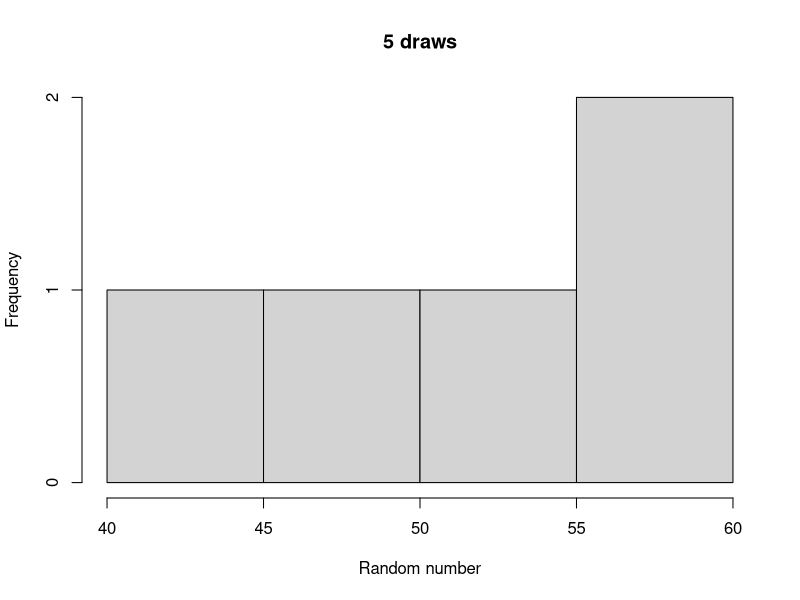
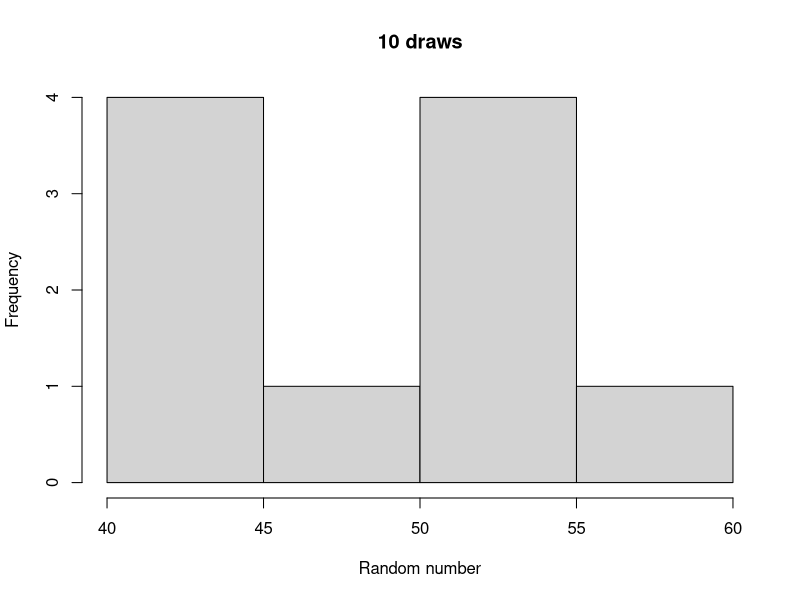
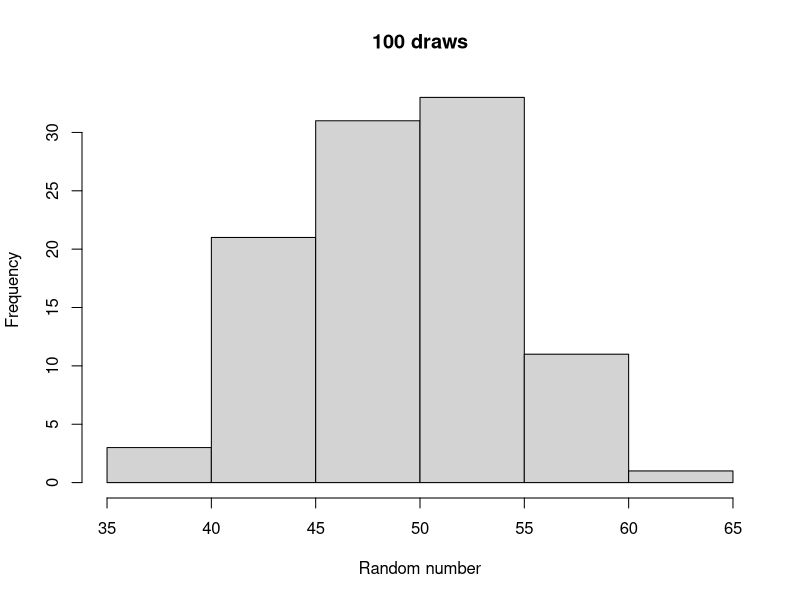
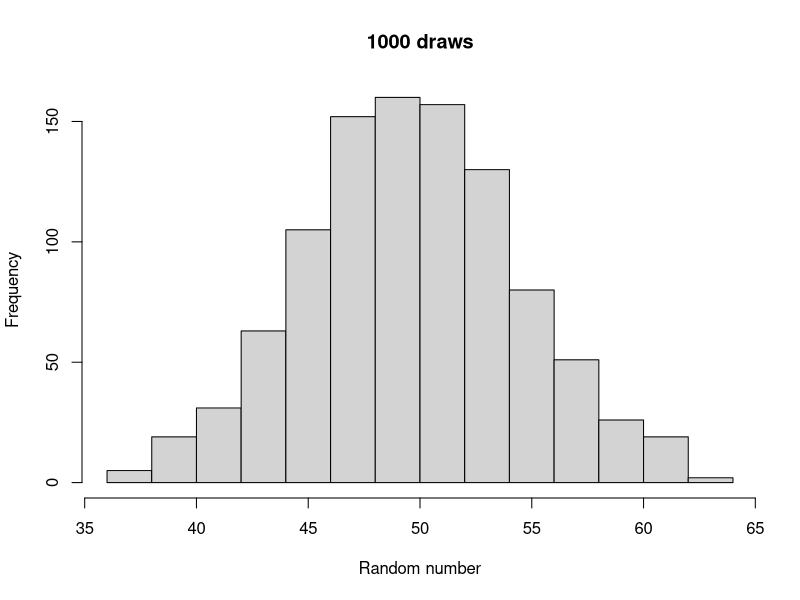
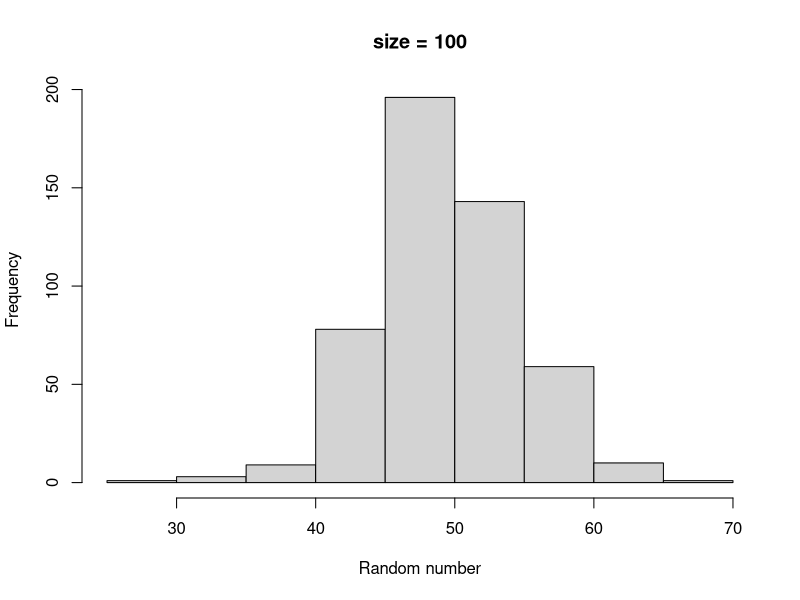
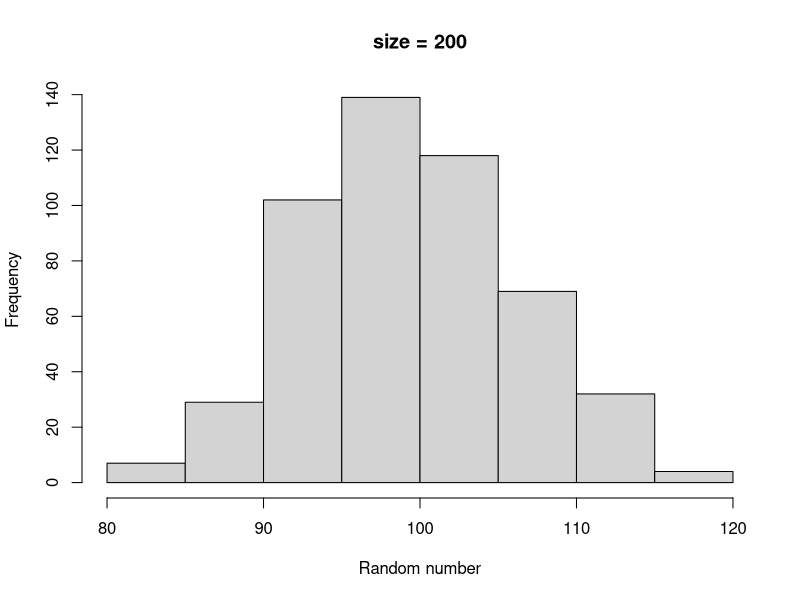
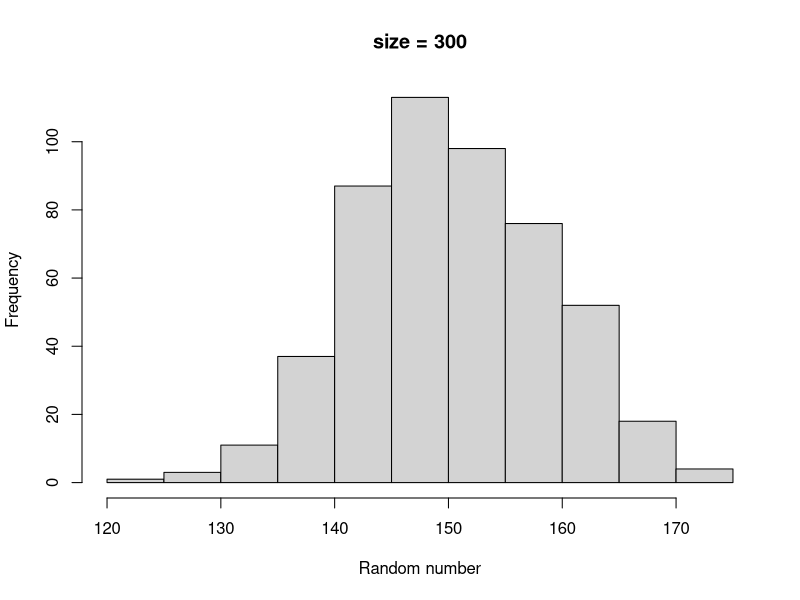
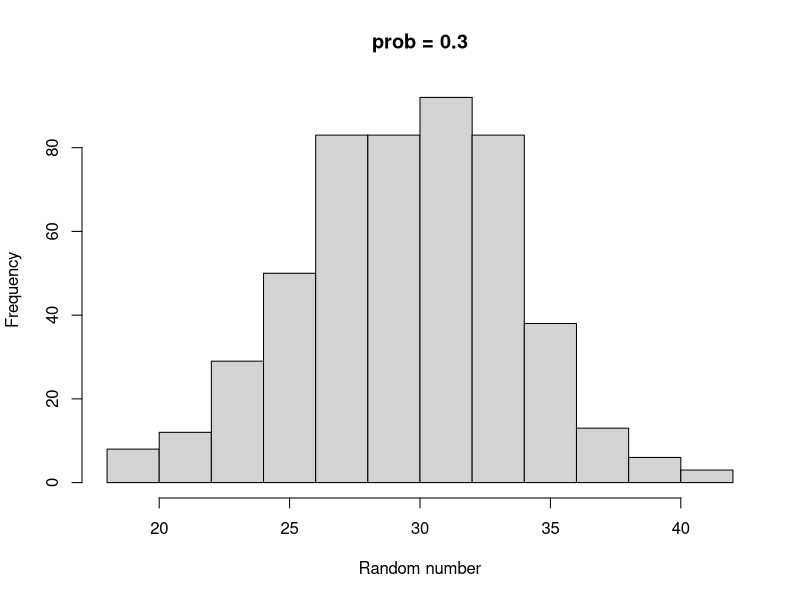

Recreate these plots in R, in order.
## ---- chunk 1
print("rbinom output:")
rbinom(10, size = 100, prob = 0.5)
print("rnorm output:")
rnorm(10)
## ---- chunk 2
#| layout-ncol: 2
#| layout-nrow: 2

b5 <- rbinom(n = 5, size = 100, prob = 0.5)
b50 <- rbinom(n = 10, size = 100, prob = 0.5)
b500 <- rbinom(n = 100, size = 100, prob = 0.5)
b5000 <- rbinom(n = 1000, size = 100, prob = 0.5)


hist(b5, main = "5 draws", xlab = "Random number")
hist(b50, main = "10 draws", xlab = "Random number")
hist(b500, main = "100 draws", xlab = "Random number")
hist(b5000, main = "1000 draws", xlab = "Random number")
## ---- chunk 3
#| layout-ncol: 3

b100 <- rbinom(500, size = 100, prob = 0.5)
b200 <- rbinom(500, size = 200, prob = 0.5)
b300 <- rbinom(500, size = 300, prob = 0.5)

hist(b100, main = "size = 100", xlab = "Random number")
hist(b200, main = "size = 200", xlab = "Random number")
hist(b300, main = "size = 300", xlab = "Random number")
## ---- chunk 4
#| layout-ncol: 3

b0.3 <- rbinom(500, size = 100, prob = 0.3)
b0.5 <- rbinom(500, size = 200, prob = 0.5)
b0.7 <- rbinom(500, size = 300, prob = 0.7)

hist(b0.3, main = "prob = 0.3", xlab = "Random number")
hist(b0.5, main = "prob = 0.5", xlab = "Random number")
hist(b0.7, main = "prob = 0.7", xlab = "Random number")
## ---- chunk 5
b <- rbinom(100, size = 100, prob = 0.5)
n <- rnorm(100, mean = 5)

mean(b)
mean(n)

## ---- chunk 6
b1 <- rbinom(100, size = 100, prob = 0.5)
b2 <- rbinom(100, size = 100, prob = 0.5)
b3 <- rbinom(100, size = 100, prob = 0.5)

mean(b1)
mean(b2)
mean(b3)
## ---- chunk 7
n10 <- rnorm(10, mean = 5)
n100 <- rnorm(100, mean = 5)
n1000 <- rnorm(1000, mean = 5)

mean(n10)
mean(n100)
mean(n1000)
## ---- chunk 8
n100 <- rnorm(100, mean = 5)

mean(n100)
sum(n100)/length(n100)
## ---- chunk 9
b <- rbinom(100, size = 100, prob = 0.5)
n <- rnorm(100, mean = 5)

sd(b)
sd(n)

var(b)
var(n)

## ---- chunk 10
b <- rbinom(100, size = 100, prob = 0.5)
n <- rnorm(100, mean = 5)

sd(b)^2
var(b)

sd(n)^2
var(n)
## ---- chunk 11
b <- rbinom(100, size = 100, prob = 0.5)
n <- rnorm(100, mean = 5)

var(b)
sum( ( b - mean(b) )^2 )/(length(b) - 1)

var(n)
sum( ( n - mean(n) )^2 )/(length(n) - 1)
## ---- chunk 12
b <- rbinom(100, size = 100, prob = 0.5)
n <- rnorm(100, mean = 5)

var(b)
mean(b^2) - mean(b)^2

var(n)
mean(n^2) - mean(n)^2
## ---- chunk 13
n100 <- rnorm(100, mean = 5)
n1000 <- rnorm(1000, mean = 5)
n10000 <- rnorm(10000, mean = 5)
## ---- chunk 14
cat("n = 100:", "\n")
cat("var(x): ", var(n100), "\n")
cat("(x^2) - mean(x)^2: ", mean(n100^2) - mean(n100)^2, "\n", "\n")

cat("n = 1000:", "\n")
cat("var(x): ", var(n1000), "\n")
cat("(x^2) - mean(x)^2: ", mean(n1000^2) - mean(n1000)^2, "\n", "\n")

cat("n = 10000:", "\n")
cat("var(x): ", var(n10000), "\n")
cat("x^2) - mean(x)^2: ", mean(n10000^2) - mean(n10000)^2, "\n", "\n")
## ---- chunk 15
#| layout-ncol: 2
#| layout-nrow: 2

b5 <- rbinom(n = 10, size = 100, prob = 0.5)
b50 <- rbinom(n = 100, size = 100, prob = 0.5)
b500 <- rbinom(n = 1000, size = 100, prob = 0.5)
b5000 <- rbinom(n = 10000, size = 100, prob = 0.5)


# freq = FALSE will plot normalized counts
hist(b5, main = "10 draws", xlab = "Random number", freq = FALSE)
hist(b50, main = "100 draws", xlab = "Random number", freq = FALSE)
hist(b500, main = "1000 draws", xlab = "Random number", freq = FALSE)
hist(b5000, main = "10000 draws", xlab = "Random number", freq = FALSE)
## ---- chunk 16
dbinom(x = 50, size = 100, prob = 0.5)
dbinom(x = 10, size = 100, prob = 0.5)
dbinom(x = 90, size = 100, prob = 0.5)
dbinom(x = 110, size = 100, prob = 0.5)
dbinom(x = 50.5, size = 100, prob = 0.5)
## ---- chunk 17

### Make bins of size 1 so as to match up more cleanly with `dbinom()`

# Maximum value
size <- 100

# Plot with bin size of 1
hist(rbinom(1000, size, 0.5), freq = FALSE, breaks = 1:size)
## ---- chunk 18
#| layout-ncol: 2
#| layout-nrow: 1

library(ggplot2)
library(dplyr)

# Histogram
rns <- rbinom(10000, 100, 0.5)

# dbinom
values <- 0:100
probs <- dbinom(values, size = 100, prob = 0.5)

tibble(x = rns) %>%
  ggplot(aes(x = x)) +
  theme_classic() + 
  geom_histogram(binwidth = 1, aes(y=..count../sum(..count..))) +
  xlab("Value") +
  ylab("Proportion") +
  xlim(c(0, 100)) + 
  ylim(c(0, max(probs + 0.01)))


tibble(x = values,
       y = probs) %>%
  ggplot(aes(x = x, y = y)) + 
  geom_bar(stat = "identity") + 
  theme_classic() +
  xlab("Value") +
  ylab("Probability") +
  xlim(c(0, 100)) + 
  ylim(c(0, max(probs + 0.01)))
## ---- chunk 19
dnorm(0, mean = 0, sd = 0.25)
## ---- chunk 20
dnorm(0, mean = 0, sd = 0.25)*0.001
## ---- chunk 21
dnorm(-0.0005, mean = 0, sd = 0.25)
dnorm(0, mean = 0, sd = 0.25)
## ---- chunk 22
#| layout-ncol: 2

library(dplyr)
library(ggplot2)

nsims <- 5000

probs <- seq(from = 0, to = 1, by = 0.1)
sizes <-  seq(from = 0, to = 100, by = 10)

Lp <- length(probs)
Ls <- length(sizes)


means <- rep(0, times = Lp*Ls)
vars <- means

count <- 1
for(p in seq_along(probs)){
  
  for(s in seq_along(sizes)){
    
    simdata <- rbinom(nsims, size = sizes[s], prob = probs[p])
    
    means[count] <- mean(simdata)
    vars[count] <- var(simdata)
    count <- count + 1
    
  }
  
}


sim_df <- dplyr::tibble(prob = rep(probs, each = Ls),
                        size = rep(sizes, times = Lp),
                        mean = means,
                        variance = vars) 

sim_df %>%
  ggplot(aes(x = size, y = prob, fill = mean)) + 
  geom_tile() + 
  scale_fill_viridis_c() + 
  theme_classic() + 
  xlab("Size") + 
  ylab("Prob")

sim_df %>%
  ggplot(aes(x = size, y = prob, fill = variance)) + 
  geom_tile() + 
  scale_fill_viridis_c() + 
  theme_classic() + 
  xlab("Size") + 
  ylab("Prob")

## ---- chunk 23
rmultinom(5, size = 1, prob = rep(1/6, times = 6))
## ---- chunk 24
### Parameters for simulation

# Number of nucleotides in RNA
length <- 25

# Nucleotide proportions
ATprop <- 0.4
CGprop <- 0.6

### Generate random nucleotides
nucleotides <- rmultinom(length, size = 1,
                         prob = c(ATprop/2, ATprop/2,
                                  CGprop/2, CGprop/2))

### Determine sequence
nucleotide_types <- c("A", "U", "C", "G")
nucleotide_ids <- 1:4

# Cute matrix algebra trick
  # IDs will be row ID for which value of matrix was 1
IDs <- t(nucleotides) %*% matrix(1:4, nrow = 4, ncol = 1)
sequence <- paste(nucleotide_types[IDs], collapse = "")


print(sequence)

## ---- chunk 25
data <- runif(n = 10, min = 0, max = 100)

hist(data)

# Check out the individual data points
print(data)
## ---- chunk 26
data <- runif(n = 1000, min = 0, max = 100)

hist(data)

## ---- chunk 27
uniform_distribution <- function(data, min = 0, max = 100){
  
  if(data >= min & data <= max){
    
    output <- 1
    
  }else{
    
    output <- 0
    
  }
  
  return(output)
  
}
